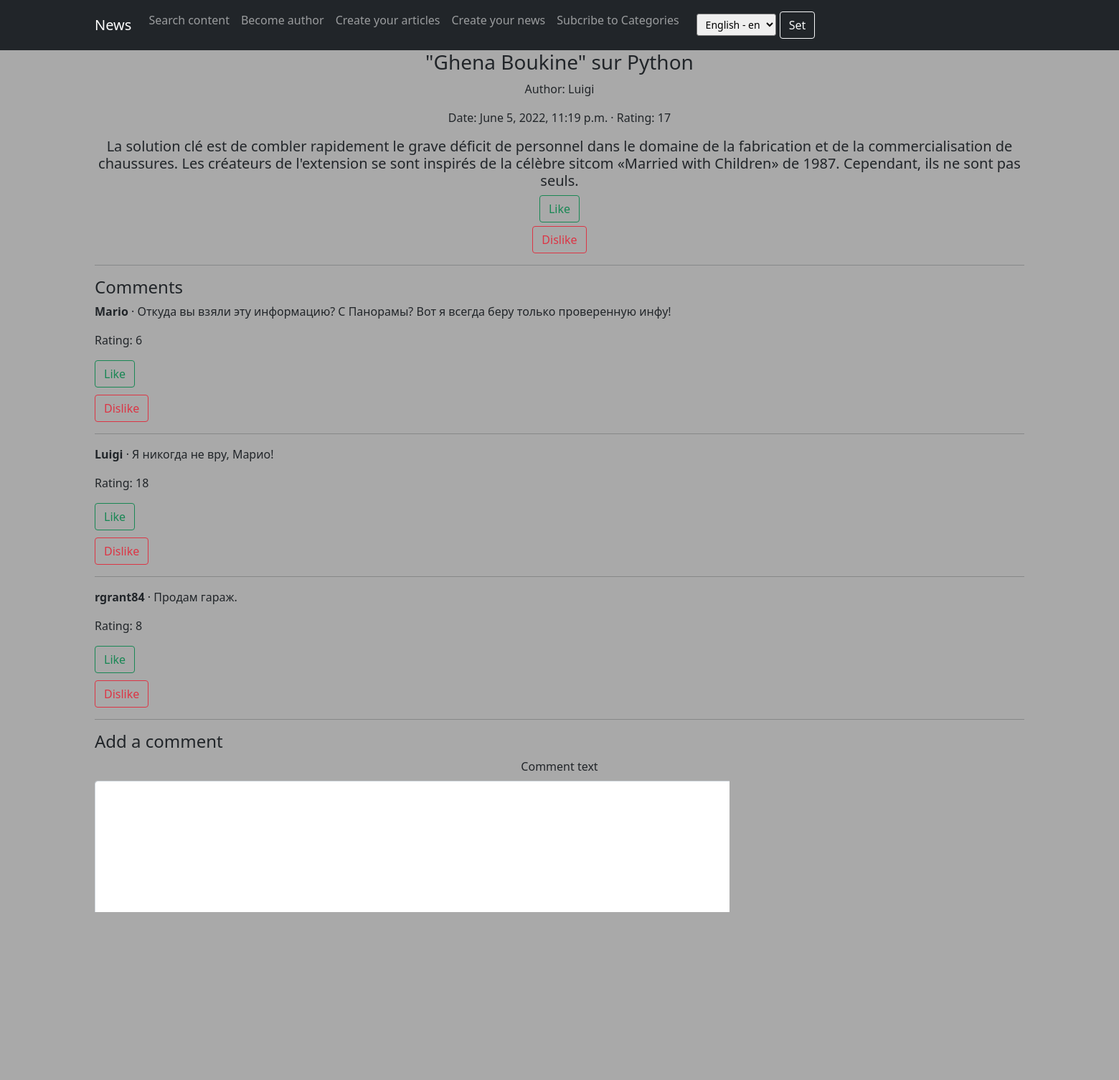
Screenshot of /main/search/1/ with the database file from the repository.
### news_project/models.py (models this page shows, shortened)
class Post(models.Model):
    author = models.ForeignKey(Author, on_delete=models.CASCADE)
    choice = models.CharField(max_length=4, choices=CONTENT_TYPES, default=article)
    register_date = models.DateTimeField(auto_now_add=True)
    categories = models.ManyToManyField('Category', through='PostCategory')
    title = models.CharField(max_length=50)
    content = models.TextField()
    content_rating = models.SmallIntegerField(default=0)

class Author(models.Model):
    author_user = models.OneToOneField(User, on_delete=models.CASCADE)
    author_rating = models.SmallIntegerField(default=0)
    def __str__(self):
        return self.author_user.username

class Comment(models.Model):
    post = models.ForeignKey(Post, on_delete=models.CASCADE)
    user = models.ForeignKey(User, on_delete=models.CASCADE)
    comment_text = models.TextField(blank=True)
    register_comment = models.DateTimeField(auto_now_add=True)
    comment_rating = models.SmallIntegerField(default=0)

### news_project/views.py (the view, shortened to what this page needs)
# urls.py: path('search/<int:pk>/', NewsDetail.as_view(), name='news_detail'),
class NewsDetail(FormView, DetailView):
    model = Post
    form_class = CommentForm
    template_name = 'detail.html'
    context_object_name = 'onenews'
    def get_object(self, *args, **kwargs):
        obj = cache.get(f'news_detail-{self.kwargs["pk"]}', None)
        if not obj:
            obj = super().get_object(queryset=self.queryset)
            cache.set(f'news_detail-{self.kwargs["pk"]}', obj)
        return obj

### news_project/forms.py
class CommentForm(forms.ModelForm):
    class Meta:
        model = Comment
        fields = ('comment_text',)

### news_project/context_processors.py (called while the page is built)
def navigate_context(request):
    category = Category.objects.all()
    archives = Post.objects.annotate(
        year=ExtractYear('register_date'),
        month=ExtractMonth('register_date')
    ).values('year', 'month').annotate(total=Count('id'))
    user_timezone = pytz.timezone(
        request.session.get('django_timezone') or TIME_ZONE
    )
    current_time = timezone.now().astimezone(user_timezone)
    context = {
        'category': category,
        'archives': archives,
        'current_time': current_time,
        'timezones': pytz.common_timezones,
    }
    return context

### templates/detail.html (shortened to what this page needs)
{% extends 'flatpages/default.html' %}
{% load crispy_forms_filters %}
{% load custom_filters %}
{% load crispy_forms_tags %}
{% load i18n %}
{% block content %}
<div class="article-entry">
    <h3>{{ onenews.title }}</h3>
    <p>Author: {{ onenews.author }}</p>
    <p>Date: {{ onenews.register_date }} &middot;
    Rating: {{ onenews.content_rating }}</p>
    <h5>{{ onenews.content }}</h5>
    <form style="margin-bottom: 5px" action="{% url 'add_content_like' onenews.pk %}">
        <button class="btn btn-outline-success">Like</button>
    </form>
    <form action="{% url 'add_content_dislike' onenews.pk %}">
        <button class="btn btn-outline-danger">Dislike</button>
    </form>
<hr>
</div>
<h4 align="left">{% trans "Comments" %}</h4>
{% for com in onenews.comment_set.all %}
    {% if com %}
        <p align="left"><strong>{{ com.user }}</strong> &middot; {{ com.comment_text }}</p>
        <p align="left">{% trans "Rating" %}: {{ com.comment_rating }}</p>
        <form style="margin-bottom: 10px" action="{% url 'add_comment_like' com.pk %}" method="post">
            <button style="margin-right: 1600px" class="btn btn-outline-success">Like</button>
        </form>
        <form action="{% url 'add_comment_dislike' com.pk %}" method="post">
            <button style="margin-right: 1600px" class="btn btn-outline-danger">Dislike</button>
        </form>
    {% endif %}
    <hr>
{% endfor %}
<h4 align="left">{% trans "Add a comment" %}</h4>
<form action="" method="post">{% csrf_token %}
    {{ form|crispy }}
    <p align="left"><button class="btn btn-outline-dark" type="submit">Save</button></p>
</form>
{% endblock content %}

### rows the page displays
Post: title "\"Ghena Boukine\" sur Python", author "Luigi", register_date "June 5, 2022, 11:19 p.m.", content_rating "17", content "La solution clé est de combler rapidement le grave déficit de personnel dans le domaine de la fabrication et de la commercialisation de chaussures. Les créateurs de l'extension se sont inspirés de la célèbre sitcom «Married with Children» de 1987. Cependant, ils ne sont pas seuls."
Comment: user "Mario", comment_text "Откуда вы взяли эту информацию? С Панорамы? Вот я всегда беру только проверенную инфу!", comment_rating "6"
Comment: user "Luigi", comment_text "Я никогда не вру, Марио!", comment_rating "18"
Comment: user "rgrant84", comment_text "Продам гараж.", comment_rating "8"

### other values shown
form field language "English - en"
form field timezone "Europe/Moscow"
